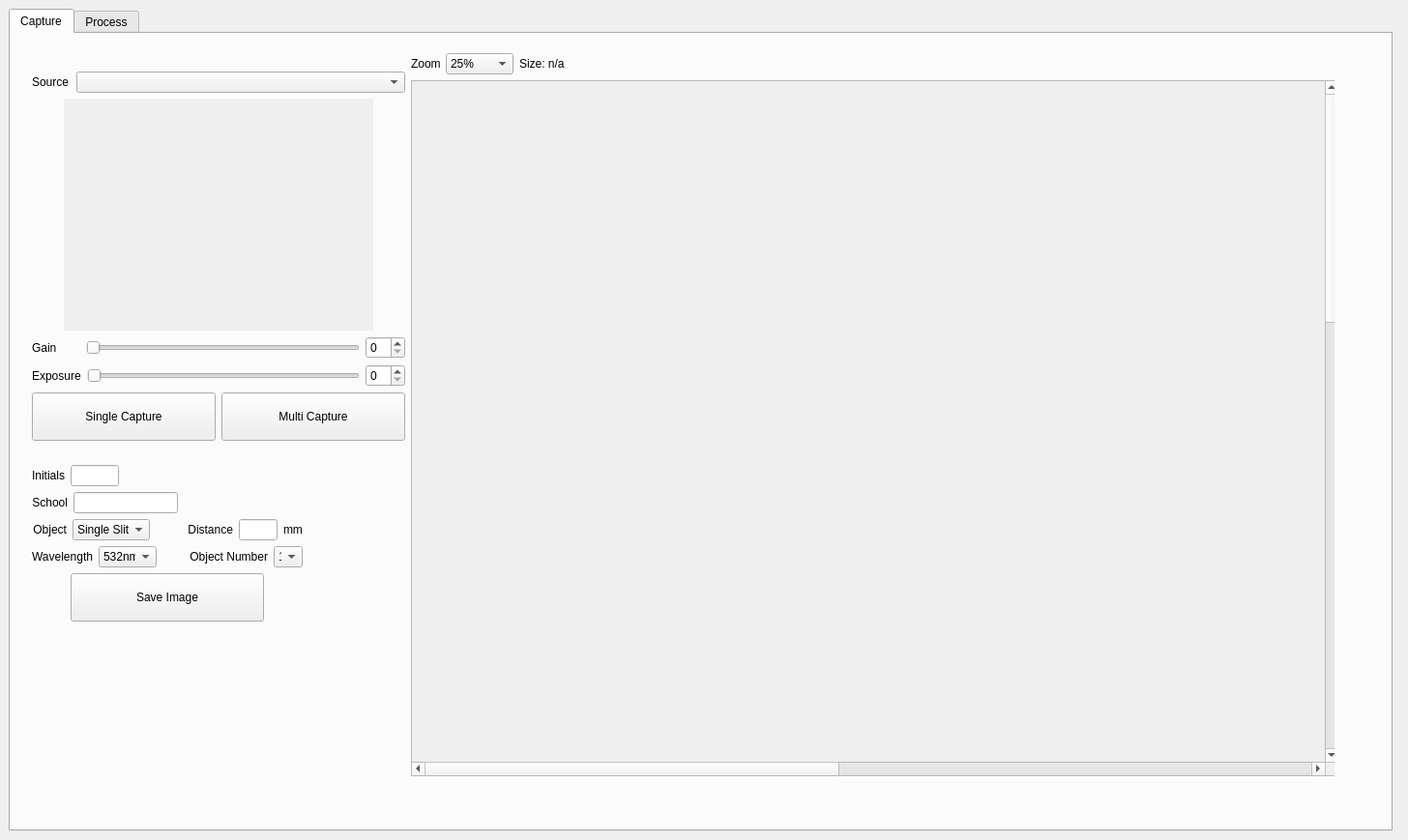
<?xml version="1.0" encoding="UTF-8"?>
<ui version="4.0">
 <class>eVBL</class>
 <widget class="QWidget" name="eVBL">
  <property name="geometry">
   <rect>
    <x>0</x>
    <y>0</y>
    <width>1456</width>
    <height>869</height>
   </rect>
  </property>
  <property name="sizePolicy">
   <sizepolicy hsizetype="Expanding" vsizetype="Expanding">
    <horstretch>0</horstretch>
    <verstretch>0</verstretch>
   </sizepolicy>
  </property>
  <property name="windowTitle">
   <string>eVBL</string>
  </property>
  <widget class="QTabWidget" name="evbl_tabs">
   <property name="enabled">
    <bool>true</bool>
   </property>
   <property name="geometry">
    <rect>
     <x>9</x>
     <y>9</y>
     <width>1431</width>
     <height>851</height>
    </rect>
   </property>
   <property name="sizePolicy">
    <sizepolicy hsizetype="Expanding" vsizetype="Expanding">
     <horstretch>0</horstretch>
     <verstretch>0</verstretch>
    </sizepolicy>
   </property>
   <property name="sizeIncrement">
    <size>
     <width>0</width>
     <height>0</height>
    </size>
   </property>
   <property name="currentIndex">
    <number>0</number>
   </property>
   <widget class="QWidget" name="capture_tab">
    <property name="sizePolicy">
     <sizepolicy hsizetype="Expanding" vsizetype="Expanding">
      <horstretch>0</horstretch>
      <verstretch>0</verstretch>
     </sizepolicy>
    </property>
    <attribute name="title">
     <string>Capture</string>
    </attribute>
    <widget class="QWidget" name="">
     <property name="geometry">
      <rect>
       <x>11</x>
       <y>9</y>
       <width>1358</width>
       <height>768</height>
      </rect>
     </property>
     <layout class="QHBoxLayout" name="horizontalLayout_13">
      <item>
       <layout class="QVBoxLayout" name="verticalLayout_2">
        <item>
         <spacer name="verticalSpacer_2">
          <property name="orientation">
           <enum>Qt::Vertical</enum>
          </property>
          <property name="sizeHint" stdset="0">
           <size>
            <width>17</width>
            <height>13</height>
           </size>
          </property>
         </spacer>
        </item>
        <item>
         <layout class="QHBoxLayout" name="horizontalLayout_7">
          <item>
           <widget class="QLabel" name="label_sauce">
            <property name="maximumSize">
             <size>
              <width>40</width>
              <height>16777215</height>
             </size>
            </property>
            <property name="text">
             <string>Source</string>
            </property>
           </widget>
          </item>
          <item>
           <widget class="QComboBox" name="device_list">
            <property name="minimumSize">
             <size>
              <width>200</width>
              <height>0</height>
             </size>
            </property>
           </widget>
          </item>
         </layout>
        </item>
        <item>
         <layout class="QHBoxLayout" name="horizontalLayout_12">
          <item>
           <spacer name="horizontalSpacer_7">
            <property name="orientation">
             <enum>Qt::Horizontal</enum>
            </property>
            <property name="sizeHint" stdset="0">
             <size>
              <width>13</width>
              <height>20</height>
             </size>
            </property>
           </spacer>
          </item>
          <item>
           <widget class="CVImageWidget" name="previewVideo" native="true">
            <property name="sizePolicy">
             <sizepolicy hsizetype="Fixed" vsizetype="Fixed">
              <horstretch>0</horstretch>
              <verstretch>0</verstretch>
             </sizepolicy>
            </property>
            <property name="minimumSize">
             <size>
              <width>320</width>
              <height>240</height>
             </size>
            </property>
            <property name="autoFillBackground">
             <bool>true</bool>
            </property>
           </widget>
          </item>
          <item>
           <spacer name="horizontalSpacer_8">
            <property name="orientation">
             <enum>Qt::Horizontal</enum>
            </property>
            <property name="sizeHint" stdset="0">
             <size>
              <width>13</width>
              <height>20</height>
             </size>
            </property>
           </spacer>
          </item>
         </layout>
        </item>
        <item>
         <layout class="QHBoxLayout" name="horizontalLayout_10">
          <item>
           <widget class="QLabel" name="label_gain">
            <property name="minimumSize">
             <size>
              <width>50</width>
              <height>0</height>
             </size>
            </property>
            <property name="text">
             <string>Gain</string>
            </property>
           </widget>
          </item>
          <item>
           <widget class="QSlider" name="horizontalSlider">
            <property name="minimumSize">
             <size>
              <width>150</width>
              <height>0</height>
             </size>
            </property>
            <property name="orientation">
             <enum>Qt::Horizontal</enum>
            </property>
           </widget>
          </item>
          <item>
           <widget class="QSpinBox" name="spinBox_3">
            <property name="minimumSize">
             <size>
              <width>40</width>
              <height>0</height>
             </size>
            </property>
           </widget>
          </item>
         </layout>
        </item>
        <item>
         <layout class="QHBoxLayout" name="horizontalLayout_11">
          <item>
           <widget class="QLabel" name="label_exposure">
            <property name="minimumSize">
             <size>
              <width>50</width>
              <height>0</height>
             </size>
            </property>
            <property name="text">
             <string>Exposure</string>
            </property>
           </widget>
          </item>
          <item>
           <widget class="QSlider" name="horizontalSlider_2">
            <property name="minimumSize">
             <size>
              <width>150</width>
              <height>0</height>
             </size>
            </property>
            <property name="orientation">
             <enum>Qt::Horizontal</enum>
            </property>
           </widget>
          </item>
          <item>
           <widget class="QSpinBox" name="spinBox_4">
            <property name="minimumSize">
             <size>
              <width>40</width>
              <height>0</height>
             </size>
            </property>
           </widget>
          </item>
         </layout>
        </item>
        <item>
         <layout class="QHBoxLayout" name="horizontalLayout_6">
          <item>
           <widget class="QPushButton" name="capture_frame">
            <property name="minimumSize">
             <size>
              <width>100</width>
              <height>50</height>
             </size>
            </property>
            <property name="text">
             <string>Single Capture</string>
            </property>
           </widget>
          </item>
          <item>
           <widget class="QPushButton" name="multi_button">
            <property name="minimumSize">
             <size>
              <width>100</width>
              <height>50</height>
             </size>
            </property>
            <property name="text">
             <string>Multi Capture</string>
            </property>
           </widget>
          </item>
         </layout>
        </item>
        <item>
         <spacer name="verticalSpacer">
          <property name="orientation">
           <enum>Qt::Vertical</enum>
          </property>
          <property name="sizeHint" stdset="0">
           <size>
            <width>386</width>
            <height>13</height>
           </size>
          </property>
         </spacer>
        </item>
        <item>
         <layout class="QHBoxLayout" name="horizontalLayout_8">
          <item>
           <layout class="QVBoxLayout" name="verticalLayout">
            <item>
             <layout class="QHBoxLayout" name="horizontalLayout">
              <item>
               <widget class="QLabel" name="label_initials">
                <property name="sizePolicy">
                 <sizepolicy hsizetype="Fixed" vsizetype="Fixed">
                  <horstretch>0</horstretch>
                  <verstretch>0</verstretch>
                 </sizepolicy>
                </property>
                <property name="maximumSize">
                 <size>
                  <width>40</width>
                  <height>16777215</height>
                 </size>
                </property>
                <property name="text">
                 <string>Initials</string>
                </property>
                <property name="textFormat">
                 <enum>Qt::AutoText</enum>
                </property>
                <property name="alignment">
                 <set>Qt::AlignRight|Qt::AlignTrailing|Qt::AlignVCenter</set>
                </property>
               </widget>
              </item>
              <item>
               <widget class="QLineEdit" name="info_initials">
                <property name="sizePolicy">
                 <sizepolicy hsizetype="Fixed" vsizetype="Fixed">
                  <horstretch>0</horstretch>
                  <verstretch>0</verstretch>
                 </sizepolicy>
                </property>
                <property name="maximumSize">
                 <size>
                  <width>50</width>
                  <height>16777215</height>
                 </size>
                </property>
                <property name="text">
                 <string/>
                </property>
               </widget>
              </item>
              <item>
               <spacer name="horizontalSpacer_3">
                <property name="orientation">
                 <enum>Qt::Horizontal</enum>
                </property>
                <property name="sizeHint" stdset="0">
                 <size>
                  <width>40</width>
                  <height>20</height>
                 </size>
                </property>
               </spacer>
              </item>
             </layout>
            </item>
            <item>
             <layout class="QHBoxLayout" name="horizontalLayout_2">
              <item>
               <widget class="QLabel" name="label_school">
                <property name="maximumSize">
                 <size>
                  <width>40</width>
                  <height>16777215</height>
                 </size>
                </property>
                <property name="text">
                 <string>School</string>
                </property>
                <property name="alignment">
                 <set>Qt::AlignRight|Qt::AlignTrailing|Qt::AlignVCenter</set>
                </property>
               </widget>
              </item>
              <item>
               <widget class="QLineEdit" name="info_school">
                <property name="sizePolicy">
                 <sizepolicy hsizetype="Fixed" vsizetype="Fixed">
                  <horstretch>0</horstretch>
                  <verstretch>0</verstretch>
                 </sizepolicy>
                </property>
                <property name="maximumSize">
                 <size>
                  <width>150</width>
                  <height>16777215</height>
                 </size>
                </property>
               </widget>
              </item>
              <item>
               <spacer name="horizontalSpacer_4">
                <property name="orientation">
                 <enum>Qt::Horizontal</enum>
                </property>
                <property name="sizeHint" stdset="0">
                 <size>
                  <width>40</width>
                  <height>20</height>
                 </size>
                </property>
               </spacer>
              </item>
             </layout>
            </item>
            <item>
             <layout class="QHBoxLayout" name="horizontalLayout_3">
              <item>
               <widget class="QLabel" name="label_object">
                <property name="minimumSize">
                 <size>
                  <width>0</width>
                  <height>0</height>
                 </size>
                </property>
                <property name="maximumSize">
                 <size>
                  <width>40</width>
                  <height>16777215</height>
                 </size>
                </property>
                <property name="text">
                 <string>Object</string>
                </property>
                <property name="alignment">
                 <set>Qt::AlignRight|Qt::AlignTrailing|Qt::AlignVCenter</set>
                </property>
               </widget>
              </item>
              <item>
               <widget class="QComboBox" name="combo_object">
                <property name="sizePolicy">
                 <sizepolicy hsizetype="Fixed" vsizetype="Fixed">
                  <horstretch>0</horstretch>
                  <verstretch>0</verstretch>
                 </sizepolicy>
                </property>
                <property name="minimumSize">
                 <size>
                  <width>80</width>
                  <height>0</height>
                 </size>
                </property>
                <property name="maximumSize">
                 <size>
                  <width>80</width>
                  <height>16777215</height>
                 </size>
                </property>
                <item>
                 <property name="text">
                  <string>Single Slit</string>
                 </property>
                </item>
                <item>
                 <property name="text">
                  <string>Double Slit</string>
                 </property>
                </item>
                <item>
                 <property name="text">
                  <string>Unknown</string>
                 </property>
                </item>
               </widget>
              </item>
              <item>
               <spacer name="horizontalSpacer">
                <property name="orientation">
                 <enum>Qt::Horizontal</enum>
                </property>
                <property name="sizeHint" stdset="0">
                 <size>
                  <width>18</width>
                  <height>20</height>
                 </size>
                </property>
               </spacer>
              </item>
              <item>
               <widget class="QLabel" name="label_distance">
                <property name="minimumSize">
                 <size>
                  <width>50</width>
                  <height>0</height>
                 </size>
                </property>
                <property name="maximumSize">
                 <size>
                  <width>50</width>
                  <height>16777215</height>
                 </size>
                </property>
                <property name="text">
                 <string>Distance</string>
                </property>
                <property name="alignment">
                 <set>Qt::AlignRight|Qt::AlignTrailing|Qt::AlignVCenter</set>
                </property>
               </widget>
              </item>
              <item>
               <widget class="QLineEdit" name="info_distance">
                <property name="sizePolicy">
                 <sizepolicy hsizetype="Fixed" vsizetype="Fixed">
                  <horstretch>0</horstretch>
                  <verstretch>0</verstretch>
                 </sizepolicy>
                </property>
                <property name="minimumSize">
                 <size>
                  <width>40</width>
                  <height>0</height>
                 </size>
                </property>
                <property name="maximumSize">
                 <size>
                  <width>40</width>
                  <height>16777215</height>
                 </size>
                </property>
               </widget>
              </item>
              <item>
               <widget class="QLabel" name="label_mm">
                <property name="minimumSize">
                 <size>
                  <width>20</width>
                  <height>0</height>
                 </size>
                </property>
                <property name="maximumSize">
                 <size>
                  <width>20</width>
                  <height>16777215</height>
                 </size>
                </property>
                <property name="text">
                 <string>mm</string>
                </property>
               </widget>
              </item>
             </layout>
            </item>
            <item>
             <layout class="QHBoxLayout" name="horizontalLayout_4">
              <item>
               <widget class="QLabel" name="label_wavelength">
                <property name="maximumSize">
                 <size>
                  <width>65</width>
                  <height>16777215</height>
                 </size>
                </property>
                <property name="text">
                 <string>Wavelength</string>
                </property>
                <property name="alignment">
                 <set>Qt::AlignRight|Qt::AlignTrailing|Qt::AlignVCenter</set>
                </property>
               </widget>
              </item>
              <item>
               <widget class="QComboBox" name="combo_wavelength">
                <property name="sizePolicy">
                 <sizepolicy hsizetype="Fixed" vsizetype="Fixed">
                  <horstretch>0</horstretch>
                  <verstretch>0</verstretch>
                 </sizepolicy>
                </property>
                <property name="minimumSize">
                 <size>
                  <width>60</width>
                  <height>0</height>
                 </size>
                </property>
                <property name="maximumSize">
                 <size>
                  <width>60</width>
                  <height>16777215</height>
                 </size>
                </property>
                <item>
                 <property name="text">
                  <string>532nm</string>
                 </property>
                </item>
                <item>
                 <property name="text">
                  <string>635nm</string>
                 </property>
                </item>
               </widget>
              </item>
              <item>
               <spacer name="horizontalSpacer_2">
                <property name="orientation">
                 <enum>Qt::Horizontal</enum>
                </property>
                <property name="sizeHint" stdset="0">
                 <size>
                  <width>13</width>
                  <height>20</height>
                 </size>
                </property>
               </spacer>
              </item>
              <item>
               <widget class="QLabel" name="label_objectnumber">
                <property name="maximumSize">
                 <size>
                  <width>85</width>
                  <height>16777215</height>
                 </size>
                </property>
                <property name="text">
                 <string>Object Number</string>
                </property>
                <property name="alignment">
                 <set>Qt::AlignRight|Qt::AlignTrailing|Qt::AlignVCenter</set>
                </property>
               </widget>
              </item>
              <item>
               <widget class="QComboBox" name="combo_objectnumber">
                <property name="sizePolicy">
                 <sizepolicy hsizetype="Fixed" vsizetype="Fixed">
                  <horstretch>0</horstretch>
                  <verstretch>0</verstretch>
                 </sizepolicy>
                </property>
                <property name="minimumSize">
                 <size>
                  <width>30</width>
                  <height>0</height>
                 </size>
                </property>
                <property name="maximumSize">
                 <size>
                  <width>30</width>
                  <height>16777215</height>
                 </size>
                </property>
                <item>
                 <property name="text">
                  <string>1</string>
                 </property>
                </item>
                <item>
                 <property name="text">
                  <string>2</string>
                 </property>
                </item>
                <item>
                 <property name="text">
                  <string>3</string>
                 </property>
                </item>
                <item>
                 <property name="text">
                  <string>4</string>
                 </property>
                </item>
                <item>
                 <property name="text">
                  <string>5</string>
                 </property>
                </item>
                <item>
                 <property name="text">
                  <string>6</string>
                 </property>
                </item>
               </widget>
              </item>
             </layout>
            </item>
            <item>
             <layout class="QHBoxLayout" name="horizontalLayout_5">
              <item>
               <spacer name="horizontalSpacer_5">
                <property name="orientation">
                 <enum>Qt::Horizontal</enum>
                </property>
                <property name="sizeHint" stdset="0">
                 <size>
                  <width>40</width>
                  <height>20</height>
                 </size>
                </property>
               </spacer>
              </item>
              <item>
               <widget class="QPushButton" name="save_image_button">
                <property name="sizePolicy">
                 <sizepolicy hsizetype="Fixed" vsizetype="Fixed">
                  <horstretch>0</horstretch>
                  <verstretch>0</verstretch>
                 </sizepolicy>
                </property>
                <property name="minimumSize">
                 <size>
                  <width>200</width>
                  <height>50</height>
                 </size>
                </property>
                <property name="text">
                 <string>Save Image</string>
                </property>
               </widget>
              </item>
              <item>
               <spacer name="horizontalSpacer_6">
                <property name="orientation">
                 <enum>Qt::Horizontal</enum>
                </property>
                <property name="sizeHint" stdset="0">
                 <size>
                  <width>40</width>
                  <height>20</height>
                 </size>
                </property>
               </spacer>
              </item>
             </layout>
            </item>
           </layout>
          </item>
          <item>
           <spacer name="horizontalSpacer_9">
            <property name="orientation">
             <enum>Qt::Horizontal</enum>
            </property>
            <property name="sizeHint" stdset="0">
             <size>
              <width>40</width>
              <height>20</height>
             </size>
            </property>
           </spacer>
          </item>
         </layout>
        </item>
        <item>
         <spacer name="verticalSpacer_3">
          <property name="orientation">
           <enum>Qt::Vertical</enum>
          </property>
          <property name="sizeHint" stdset="0">
           <size>
            <width>20</width>
            <height>158</height>
           </size>
          </property>
         </spacer>
        </item>
       </layout>
      </item>
      <item>
       <layout class="QVBoxLayout" name="verticalLayout_3">
        <item>
         <layout class="QHBoxLayout" name="horizontalLayout_9">
          <item>
           <widget class="QLabel" name="label_zoom">
            <property name="minimumSize">
             <size>
              <width>30</width>
              <height>0</height>
             </size>
            </property>
            <property name="maximumSize">
             <size>
              <width>30</width>
              <height>16777215</height>
             </size>
            </property>
            <property name="text">
             <string>Zoom</string>
            </property>
           </widget>
          </item>
          <item>
           <widget class="QComboBox" name="zoom_setting">
            <property name="enabled">
             <bool>true</bool>
            </property>
            <property name="minimumSize">
             <size>
              <width>70</width>
              <height>0</height>
             </size>
            </property>
            <property name="maximumSize">
             <size>
              <width>70</width>
              <height>16777215</height>
             </size>
            </property>
            <property name="editable">
             <bool>false</bool>
            </property>
            <property name="currentText">
             <string>25%</string>
            </property>
            <item>
             <property name="text">
              <string>25%</string>
             </property>
            </item>
            <item>
             <property name="text">
              <string>33%</string>
             </property>
            </item>
            <item>
             <property name="text">
              <string>50%</string>
             </property>
            </item>
            <item>
             <property name="text">
              <string>75%</string>
             </property>
            </item>
            <item>
             <property name="text">
              <string>100%</string>
             </property>
            </item>
            <item>
             <property name="text">
              <string>150%</string>
             </property>
            </item>
            <item>
             <property name="text">
              <string>200%</string>
             </property>
            </item>
            <item>
             <property name="text">
              <string>Fit</string>
             </property>
            </item>
           </widget>
          </item>
          <item>
           <widget class="QLabel" name="label_resolution">
            <property name="sizePolicy">
             <sizepolicy hsizetype="Expanding" vsizetype="Preferred">
              <horstretch>0</horstretch>
              <verstretch>0</verstretch>
             </sizepolicy>
            </property>
            <property name="minimumSize">
             <size>
              <width>100</width>
              <height>0</height>
             </size>
            </property>
            <property name="maximumSize">
             <size>
              <width>200</width>
              <height>16777215</height>
             </size>
            </property>
            <property name="text">
             <string>Size: n/a</string>
            </property>
           </widget>
          </item>
          <item>
           <spacer name="horizontalSpacer_10">
            <property name="orientation">
             <enum>Qt::Horizontal</enum>
            </property>
            <property name="sizeHint" stdset="0">
             <size>
              <width>638</width>
              <height>20</height>
             </size>
            </property>
           </spacer>
          </item>
         </layout>
        </item>
        <item>
         <widget class="QScrollArea" name="scrollArea">
          <property name="minimumSize">
           <size>
            <width>960</width>
            <height>720</height>
           </size>
          </property>
          <property name="widgetResizable">
           <bool>true</bool>
          </property>
          <widget class="QWidget" name="capture_scrollarea">
           <property name="geometry">
            <rect>
             <x>0</x>
             <y>0</y>
             <width>2018</width>
             <height>2018</height>
            </rect>
           </property>
           <layout class="QHBoxLayout" name="horizontalLayout_14">
            <item>
             <widget class="CVImageWidget" name="captured_display" native="true">
              <property name="sizePolicy">
               <sizepolicy hsizetype="Fixed" vsizetype="Fixed">
                <horstretch>0</horstretch>
                <verstretch>0</verstretch>
               </sizepolicy>
              </property>
              <property name="minimumSize">
               <size>
                <width>2000</width>
                <height>2000</height>
               </size>
              </property>
              <property name="baseSize">
               <size>
                <width>0</width>
                <height>0</height>
               </size>
              </property>
              <property name="autoFillBackground">
               <bool>true</bool>
              </property>
             </widget>
            </item>
           </layout>
          </widget>
         </widget>
        </item>
       </layout>
      </item>
     </layout>
    </widget>
   </widget>
   <widget class="QWidget" name="process_tab">
    <property name="sizePolicy">
     <sizepolicy hsizetype="Ignored" vsizetype="Ignored">
      <horstretch>0</horstretch>
      <verstretch>0</verstretch>
     </sizepolicy>
    </property>
    <attribute name="title">
     <string>Process</string>
    </attribute>
    <widget class="QWidget" name="analyse_display" native="true">
     <property name="geometry">
      <rect>
       <x>350</x>
       <y>10</y>
       <width>960</width>
       <height>720</height>
      </rect>
     </property>
     <property name="sizePolicy">
      <sizepolicy hsizetype="Maximum" vsizetype="Maximum">
       <horstretch>0</horstretch>
       <verstretch>0</verstretch>
      </sizepolicy>
     </property>
     <property name="minimumSize">
      <size>
       <width>960</width>
       <height>720</height>
      </size>
     </property>
     <property name="autoFillBackground">
      <bool>true</bool>
     </property>
    </widget>
    <widget class="QPushButton" name="open_analysis_button">
     <property name="geometry">
      <rect>
       <x>20</x>
       <y>30</y>
       <width>75</width>
       <height>23</height>
      </rect>
     </property>
     <property name="text">
      <string>Open</string>
     </property>
    </widget>
    <widget class="QPushButton" name="save_analysis_button">
     <property name="geometry">
      <rect>
       <x>110</x>
       <y>30</y>
       <width>75</width>
       <height>23</height>
      </rect>
     </property>
     <property name="text">
      <string>Save</string>
     </property>
    </widget>
    <widget class="QRadioButton" name="radio_length">
     <property name="geometry">
      <rect>
       <x>20</x>
       <y>80</y>
       <width>82</width>
       <height>17</height>
      </rect>
     </property>
     <property name="text">
      <string>Length</string>
     </property>
    </widget>
    <widget class="QRadioButton" name="radio_angle">
     <property name="geometry">
      <rect>
       <x>20</x>
       <y>110</y>
       <width>82</width>
       <height>17</height>
      </rect>
     </property>
     <property name="text">
      <string>Angle</string>
     </property>
    </widget>
    <widget class="QRadioButton" name="radio_export">
     <property name="geometry">
      <rect>
       <x>20</x>
       <y>140</y>
       <width>82</width>
       <height>17</height>
      </rect>
     </property>
     <property name="text">
      <string>Export</string>
     </property>
    </widget>
    <widget class="QCheckBox" name="check_invert">
     <property name="geometry">
      <rect>
       <x>30</x>
       <y>190</y>
       <width>70</width>
       <height>17</height>
      </rect>
     </property>
     <property name="text">
      <string>Invert</string>
     </property>
    </widget>
    <widget class="QCheckBox" name="check_bw">
     <property name="geometry">
      <rect>
       <x>110</x>
       <y>190</y>
       <width>101</width>
       <height>17</height>
      </rect>
     </property>
     <property name="text">
      <string>Black &amp; White</string>
     </property>
    </widget>
    <widget class="QSlider" name="low_slider">
     <property name="geometry">
      <rect>
       <x>90</x>
       <y>250</y>
       <width>160</width>
       <height>19</height>
      </rect>
     </property>
     <property name="orientation">
      <enum>Qt::Horizontal</enum>
     </property>
    </widget>
    <widget class="QSlider" name="high_slider">
     <property name="geometry">
      <rect>
       <x>90</x>
       <y>280</y>
       <width>160</width>
       <height>19</height>
      </rect>
     </property>
     <property name="orientation">
      <enum>Qt::Horizontal</enum>
     </property>
    </widget>
    <widget class="QLabel" name="label_lowpoint">
     <property name="geometry">
      <rect>
       <x>30</x>
       <y>250</y>
       <width>51</width>
       <height>16</height>
      </rect>
     </property>
     <property name="text">
      <string>Low Point</string>
     </property>
    </widget>
    <widget class="QLabel" name="label_highpoint">
     <property name="geometry">
      <rect>
       <x>30</x>
       <y>280</y>
       <width>51</width>
       <height>16</height>
      </rect>
     </property>
     <property name="text">
      <string>High Point</string>
     </property>
    </widget>
    <widget class="QToolButton" name="colour_button">
     <property name="geometry">
      <rect>
       <x>120</x>
       <y>130</y>
       <width>71</width>
       <height>31</height>
      </rect>
     </property>
     <property name="text">
      <string>Colour</string>
     </property>
    </widget>
    <widget class="QLabel" name="label_resolution_process">
     <property name="geometry">
      <rect>
       <x>150</x>
       <y>320</y>
       <width>141</width>
       <height>31</height>
      </rect>
     </property>
     <property name="sizePolicy">
      <sizepolicy hsizetype="Expanding" vsizetype="Preferred">
       <horstretch>0</horstretch>
       <verstretch>0</verstretch>
      </sizepolicy>
     </property>
     <property name="minimumSize">
      <size>
       <width>100</width>
       <height>0</height>
      </size>
     </property>
     <property name="maximumSize">
      <size>
       <width>200</width>
       <height>16777215</height>
      </size>
     </property>
     <property name="text">
      <string>Size: n/a</string>
     </property>
    </widget>
    <widget class="QLabel" name="label_zoom_process">
     <property name="geometry">
      <rect>
       <x>20</x>
       <y>310</y>
       <width>30</width>
       <height>31</height>
      </rect>
     </property>
     <property name="minimumSize">
      <size>
       <width>30</width>
       <height>0</height>
      </size>
     </property>
     <property name="maximumSize">
      <size>
       <width>30</width>
       <height>16777215</height>
      </size>
     </property>
     <property name="text">
      <string>Zoom</string>
     </property>
    </widget>
    <widget class="QComboBox" name="zoom_setting_process">
     <property name="enabled">
      <bool>true</bool>
     </property>
     <property name="geometry">
      <rect>
       <x>60</x>
       <y>320</y>
       <width>70</width>
       <height>20</height>
      </rect>
     </property>
     <property name="minimumSize">
      <size>
       <width>70</width>
       <height>0</height>
      </size>
     </property>
     <property name="maximumSize">
      <size>
       <width>70</width>
       <height>16777215</height>
      </size>
     </property>
     <property name="editable">
      <bool>false</bool>
     </property>
     <property name="currentText">
      <string>25%</string>
     </property>
     <item>
      <property name="text">
       <string>25%</string>
      </property>
     </item>
     <item>
      <property name="text">
       <string>33%</string>
      </property>
     </item>
     <item>
      <property name="text">
       <string>50%</string>
      </property>
     </item>
     <item>
      <property name="text">
       <string>75%</string>
      </property>
     </item>
     <item>
      <property name="text">
       <string>100%</string>
      </property>
     </item>
     <item>
      <property name="text">
       <string>150%</string>
      </property>
     </item>
     <item>
      <property name="text">
       <string>200%</string>
      </property>
     </item>
     <item>
      <property name="text">
       <string>Fit</string>
      </property>
     </item>
    </widget>
    <widget class="QPushButton" name="background_button">
     <property name="geometry">
      <rect>
       <x>30</x>
       <y>420</y>
       <width>141</width>
       <height>31</height>
      </rect>
     </property>
     <property name="text">
      <string>Remove Background</string>
     </property>
    </widget>
    <widget class="QPushButton" name="file_button">
     <property name="geometry">
      <rect>
       <x>30</x>
       <y>500</y>
       <width>75</width>
       <height>23</height>
      </rect>
     </property>
     <property name="text">
      <string>File</string>
     </property>
    </widget>
    <widget class="QPushButton" name="clipboard_button">
     <property name="geometry">
      <rect>
       <x>110</x>
       <y>500</y>
       <width>75</width>
       <height>23</height>
      </rect>
     </property>
     <property name="text">
      <string>Clipboard</string>
     </property>
    </widget>
    <widget class="QLabel" name="label_csvexport">
     <property name="geometry">
      <rect>
       <x>30</x>
       <y>480</y>
       <width>91</width>
       <height>16</height>
      </rect>
     </property>
     <property name="text">
      <string>Export CSV to...</string>
     </property>
    </widget>
    <widget class="QSlider" name="rotate_slider">
     <property name="geometry">
      <rect>
       <x>80</x>
       <y>370</y>
       <width>160</width>
       <height>19</height>
      </rect>
     </property>
     <property name="orientation">
      <enum>Qt::Horizontal</enum>
     </property>
    </widget>
    <widget class="QSpinBox" name="rotate_spinbox">
     <property name="geometry">
      <rect>
       <x>260</x>
       <y>370</y>
       <width>51</width>
       <height>22</height>
      </rect>
     </property>
    </widget>
    <widget class="QLabel" name="label_rotate">
     <property name="geometry">
      <rect>
       <x>20</x>
       <y>370</y>
       <width>46</width>
       <height>13</height>
      </rect>
     </property>
     <property name="text">
      <string>Rotate</string>
     </property>
    </widget>
    <widget class="QSpinBox" name="spinBox">
     <property name="geometry">
      <rect>
       <x>260</x>
       <y>250</y>
       <width>51</width>
       <height>22</height>
      </rect>
     </property>
    </widget>
    <widget class="QSpinBox" name="spinBox_2">
     <property name="geometry">
      <rect>
       <x>260</x>
       <y>280</y>
       <width>51</width>
       <height>22</height>
      </rect>
     </property>
    </widget>
    <widget class="QSpinBox" name="blur_spinbox">
     <property name="geometry">
      <rect>
       <x>150</x>
       <y>570</y>
       <width>42</width>
       <height>22</height>
      </rect>
     </property>
    </widget>
    <widget class="QLabel" name="label_blur">
     <property name="geometry">
      <rect>
       <x>50</x>
       <y>550</y>
       <width>81</width>
       <height>16</height>
      </rect>
     </property>
     <property name="text">
      <string>Gaussian Blur</string>
     </property>
    </widget>
    <widget class="QLabel" name="label_pixels">
     <property name="geometry">
      <rect>
       <x>200</x>
       <y>570</y>
       <width>46</width>
       <height>13</height>
      </rect>
     </property>
     <property name="text">
      <string>pixels</string>
     </property>
    </widget>
    <widget class="QCheckBox" name="gaussenable_checkbox">
     <property name="geometry">
      <rect>
       <x>50</x>
       <y>570</y>
       <width>70</width>
       <height>17</height>
      </rect>
     </property>
     <property name="text">
      <string>Enable</string>
     </property>
    </widget>
   </widget>
  </widget>
 </widget>
 <layoutdefault spacing="6" margin="11"/>
 <customwidgets>
  <customwidget>
   <class>CVImageWidget</class>
   <extends>QWidget</extends>
   <header>cvimagewidget.h</header>
   <container>1</container>
  </customwidget>
 </customwidgets>
 <resources/>
 <connections/>
</ui>
